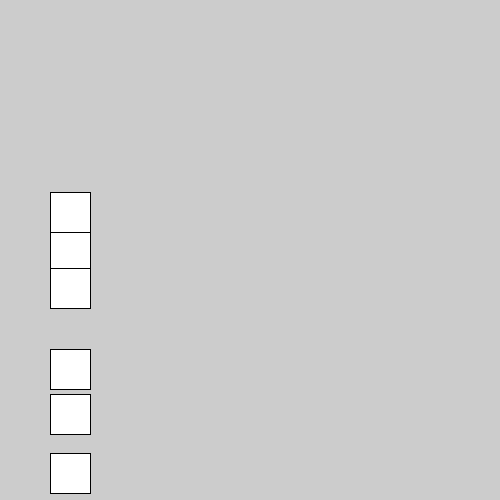
Frame 1 (no input)
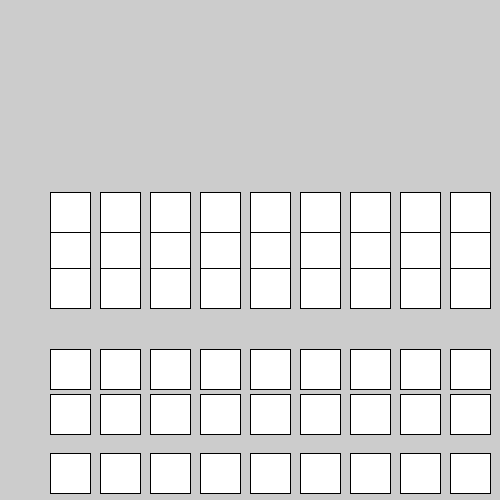
Frame 60 (the mouse pressed at the canvas centre just before this capture)
Frame 120 (the mouse held since frame 60 and released just before this capture): identical to frame 60, image omitted

The Processing sketch that drew these frames (run headless with seeded random() and noise(); from frame 60 on, the mouse is pressed at the canvas centre):

// Processing sketch: ex33_1
// ── ex33_1.pde
/*Create an array to store the y-coordinates of a sequence 
 of shapes. Draw each shape inside draw() and use the 
 values from the array to set the y-coordinate of each. */

int xcoord = 0; 
int [] coordinates = new int [6]; 

void setup () { 
  size(500, 500); 

  coordinates[0] = 230;
  coordinates[1] = 268;
  coordinates[2] = 453;
  coordinates[3] = 192;
  coordinates[4] = 349;
  coordinates[5] = 394;
} 

void draw () { 
  xcoord+=50;
  for (int i=0; i<6; i++) {
    rect(xcoord, coordinates[i], 40, 40);
    println(coordinates[i]);
    println(i);
  }
}
